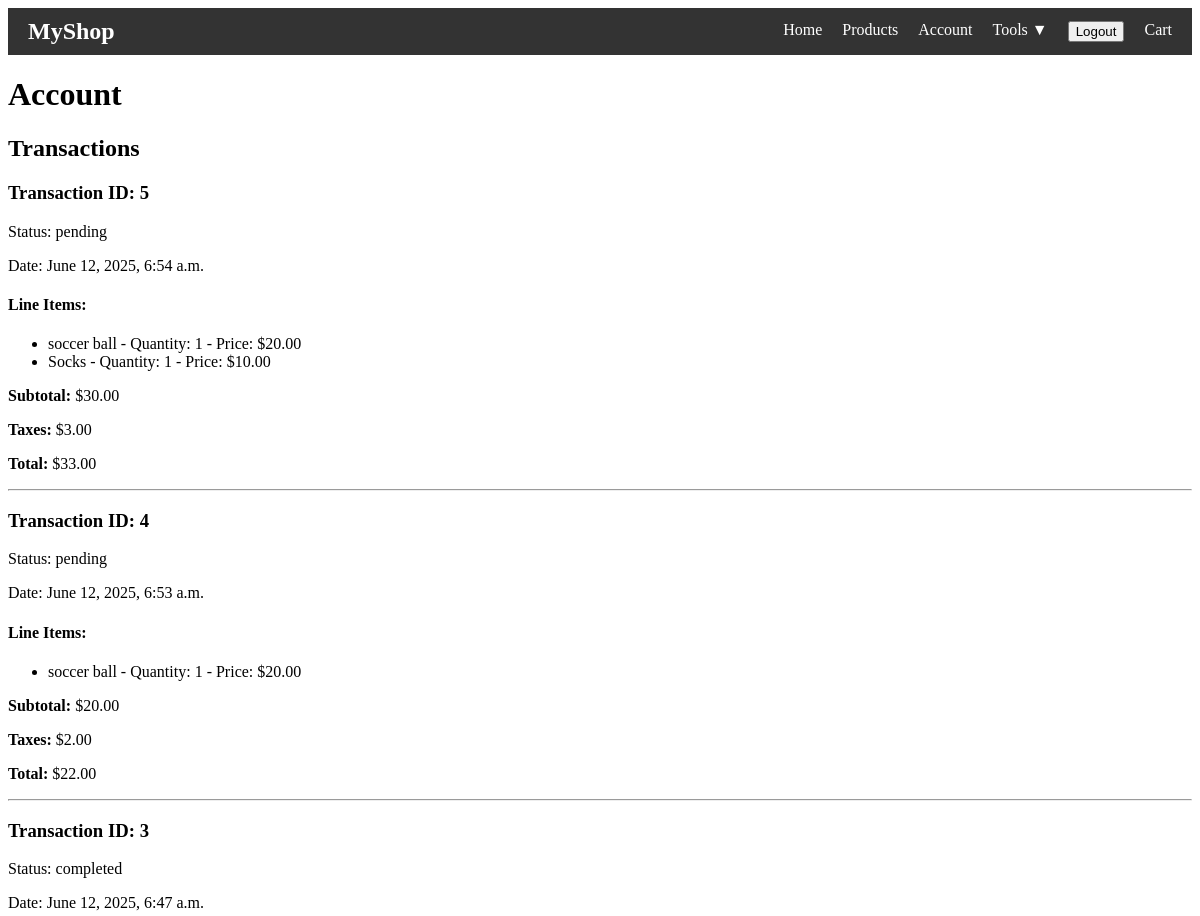
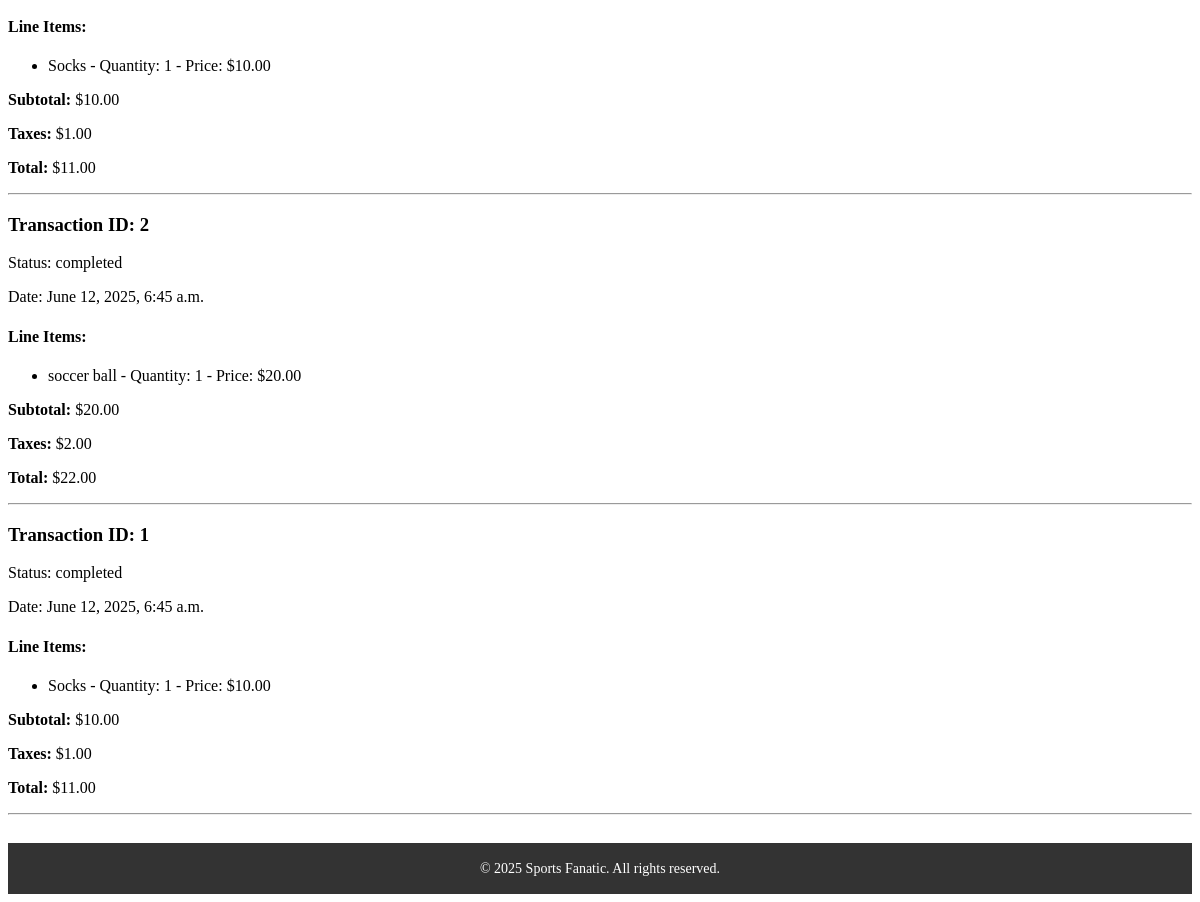
The app's page /account/ (signed in) with its own data (2 pictures, top to bottom).
### store/models.py (models this page shows, shortened)
class Transaction(models.Model):
    transaction_id = models.AutoField(primary_key=True)
    user = models.ForeignKey(User, on_delete=models.CASCADE)
    status = models.CharField(max_length=50, choices=[
    ('pending', 'Pending'),
    ('completed', 'Completed'),
    ('cancelled', 'Cancelled'),
    ('failed', 'Failed')
    ], default='pending')
    promotion_version_id = models.CharField(max_length=100, blank=True, null=True)
    created_at = models.DateTimeField(auto_now_add=True)
    updated_at = models.DateTimeField(auto_now=True)

class LineItem(models.Model):
    transaction = models.ForeignKey(Transaction, on_delete=models.CASCADE, related_name='line_items')
    product = models.ForeignKey('Product', on_delete=models.CASCADE)
    product_name = models.CharField(max_length=255)
    price = models.DecimalField(max_digits=10, decimal_places=2)
    tax_rate = models.DecimalField(max_digits=10, decimal_places=2)
    quantity = models.PositiveIntegerField()

### store/views.py (the view)
# urls.py: path('account/', views.account_view, name='account'),
@login_required
def account_view(request):
    transactions = Transaction.objects.filter(user=request.user).order_by('-created_at')
    transaction_summaries = []
    for transaction in transactions:
        line_items = LineItem.objects.filter(transaction=transaction)
        subtotal = sum(item.price * item.quantity for item in line_items)
        taxes = sum(item.price * item.quantity * item.tax_rate for item in line_items)
        total = subtotal + taxes
        transaction_summaries.append({
            'transaction': transaction,
            'subtotal': round(subtotal, 2),
            'taxes': round(taxes, 2),
            'total': round(total, 2),
            'line_items': line_items
        })
    return render(request, 'store/account.html', {'transaction_summaries': transaction_summaries})

### store/templates/store/account.html (shortened to what this page needs)
{% extends 'store/base.html' %}
{% block content %}
<h1>Account</h1>
<h2>Transactions</h2>
{% if transaction_summaries %}
    {% for summary in transaction_summaries %}
        <div class="transaction-summary">
            <h3>Transaction ID: {{ summary.transaction.transaction_id }}</h3>
            <p>Status: {{ summary.transaction.status }}</p>
            <p>Date: {{ summary.transaction.created_at }}</p>
            <h4>Line Items:</h4>
            <ul>
                {% for item in summary.line_items %}
                    <li>
                        {{ item.product_name }} - Quantity: {{ item.quantity }} - Price: ${{ item.price }}
                    </li>
                {% endfor %}
            </ul>
            <p><strong>Subtotal:</strong> ${{ summary.subtotal }}</p>
            <p><strong>Taxes:</strong> ${{ summary.taxes }}</p>
            <p><strong>Total:</strong> ${{ summary.total }}</p>
        </div>
        <hr>
    {% endfor %}
{% else %}
    <p>No transactions found.</p>
{% endif %}
{% endblock %}

### store/static/store/base.css (style rules this page uses)
body { display: flex; flex-direction: column; min-height: 100vh; }

### records on screen
Transaction: transaction.transaction_id "5", transaction.status "pending", transaction.created_at "June 12, 2025, 6:54 a.m.", subtotal "30.00", taxes "3.00", total "33.00"
LineItem: product_name "soccer ball", quantity "1", price "20.00"
LineItem: product_name "Socks", quantity "1", price "10.00"
Transaction: transaction.transaction_id "4", transaction.status "pending", transaction.created_at "June 12, 2025, 6:53 a.m.", subtotal "20.00", taxes "2.00", total "22.00"
LineItem: product_name "soccer ball", quantity "1", price "20.00"
Transaction: transaction.transaction_id "3", transaction.status "completed", transaction.created_at "June 12, 2025, 6:47 a.m.", subtotal "10.00", taxes "1.00", total "11.00"
LineItem: product_name "Socks", quantity "1", price "10.00"
Transaction: transaction.transaction_id "2", transaction.status "completed", transaction.created_at "June 12, 2025, 6:45 a.m.", subtotal "20.00", taxes "2.00", total "22.00"
LineItem: product_name "soccer ball", quantity "1", price "20.00"
Transaction: transaction.transaction_id "1", transaction.status "completed", transaction.created_at "June 12, 2025, 6:45 a.m.", subtotal "10.00", taxes "1.00", total "11.00"
LineItem: product_name "Socks", quantity "1", price "10.00"
